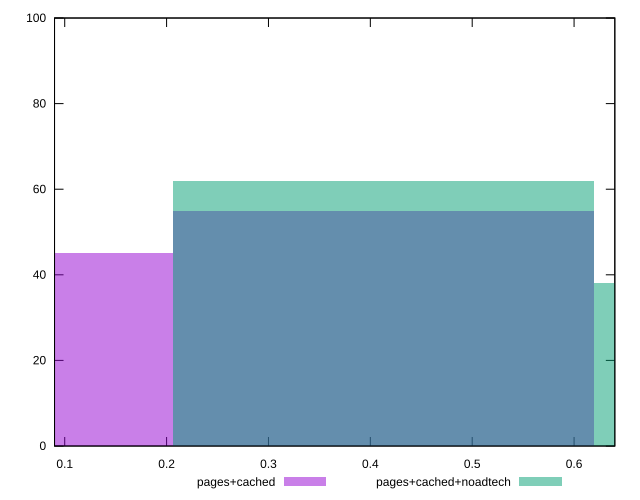

Write gnuplot code to recreate this figure.
reset

$pagesCached <<EOF
0 45
0.41296555995484924 55
EOF

$pagesCachedNoadtech <<EOF
0.41296555995484924 62
0.8259311199096985 38
EOF

set key outside below
set boxwidth 0.41296555995484924
set xrange [0.09:0.64]
set yrange [0:100]
set trange [0:100]
set style fill transparent solid 0.5 noborder
set terminal svg size 640, 500 enhanced background rgb 'white'
set output "report_00014_2021-02-09T15:56:05.503Z/meta/score/comparison/histogram/1_vs_2.svg"

plot $pagesCached title "pages+cached" with boxes, \
     $pagesCachedNoadtech title "pages+cached+noadtech" with boxes

reset
